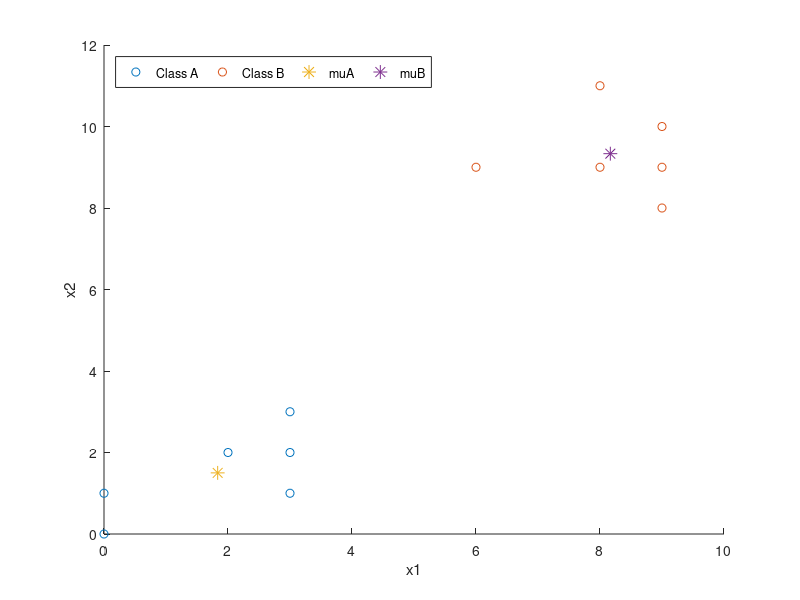
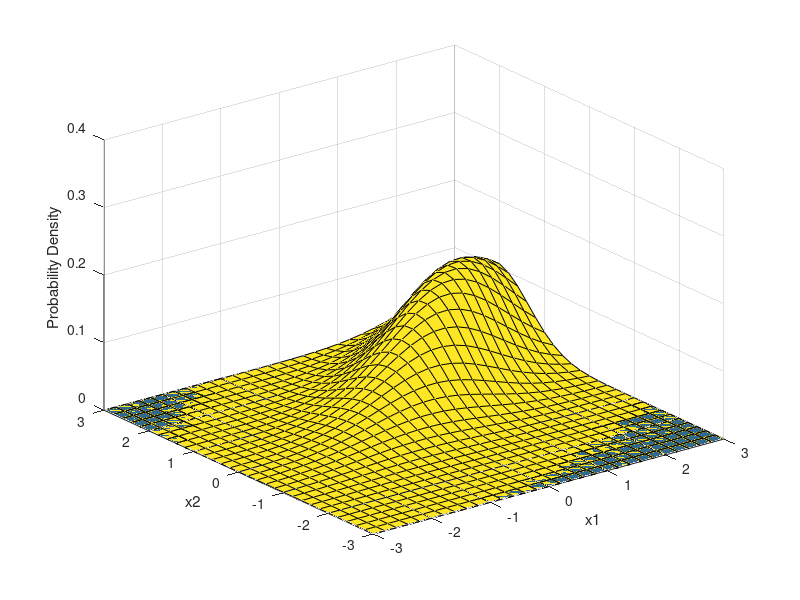
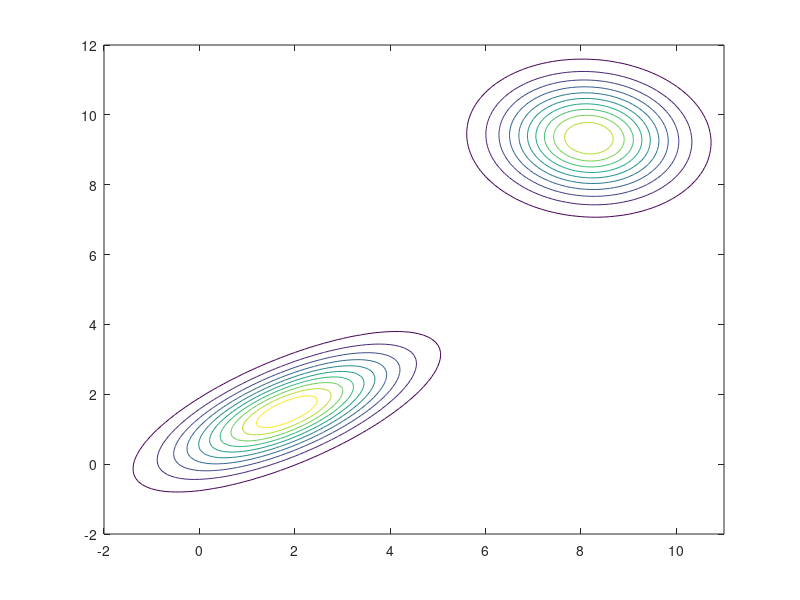

Recreate these plots in MATLAB, in order.
clear all;
%%%%%%%%%%%%%%%%%%%%%%%%%%%%%%%%%%%%%%%%%%%%%%%%%%%%
% DATA
PA=0.5;         % a priori probability of class A
PB=0.5;         % a priori probability of class A

a0 = [0;0];
a1 = [0;1];
a2 = [2;2];
a3 = [3;1];
a4 = [3;2];
a5 = [3;3];
A = [a0,a1,a2,a3,a4,a5]'; % concaterated 2-d data @class A

b0 = [6;9];
b1 = [8;9];
b2 = [9;8];
b3 = [9;9];
b4 = [9;10];
b5 = [8;11];
B = [b0,b1,b2,b3,b4,b5]'; % concaterated 2-d data @class B


xA = A(:,1);              %figure 2 plotting class A & B data
yA = A(:,2);
xB = B(:,1);
yB = B(:,2);
figure('Name','Class A & B data','NumberTitle','on');
scatter(xA,yA);
hold on
scatter(xB,yB);
xlabel('x1');
ylabel('x2');

%%%%%%%%%%%%%%%%%%%%%%%%%%%%%%%%%%%%%%%%%%%%%%%%%%%%%%%%%%%%%%%%%%%%%%%%%%
% Calculations
muA = mean(A)';         %arithmetic mean calc
muB = mean(B)';

xmuA=muA(1,1);          %figure 2 plotting mu values for classes A & B
ymuA=muA(2,1);
xmuB=muB(1,1);
ymuB=muB(2,1);

sz=100;
scatter(xmuA,ymuA,sz,'*');
scatter(xmuB,ymuB,sz,'*');
legend({'Class A','Class B', 'muA', 'muB'},'Location','northwest','Orientation','horizontal')
hold off


CovA = cov(A);          %joint covariance matrix calc in block form
CovB = cov(B);


DCA=det(CovA);      %Determinant calc for Covariance matrices A&B 
DCB=det(CovB);
DCAsqrt = DCA^0.5;
DCBsqrt = DCB^0.5;

pA=CovA(1,2)/(CovA(1,1)*CovA(2,2));
pB=CovA(1,2)/(CovA(1,1)*CovA(2,2));

% Calculating the coefficients for the discriminant function
% d(x)=gA(x)-gB(x)

C1 = (inv(CovA)*muA)';
C2 = (-0.5)*muA'*(inv(CovA)*muA) +log((PA)/(PB));
C3 = -(inv(CovB)*muB)';
C4 = 0.5*muB'*(inv(CovB))*muB;

%To calculate the decision area; we need: d(x)=0
%Defining a vector X=(xA xB)' the dimensions decrease to 1-D


%%%%%%%%%%%%%%%%%%%%%%%%%%%%%%%%%%%%%%%%%%%%%%%%%%%%%%%%%%%%%%%%%%%%%%%%%
x1 = -3:0.2:3;              % defining a meshgrid for figure 1
x2 = -3:0.2:3;
[X1,X2] = meshgrid(x1,x2);

X = [X1(:) X2(:)];
y1 = mvnpdf(X,muA',CovA);
y1 = reshape(y1,length(x2),length(x1));
y2 = mvnpdf(X,muB',CovB);
y2 = reshape(y2,length(x2),length(x1));

               %plotting the two probability density functions for classes A&B
figure('Name','pdf for classes A & B','NumberTitle','on');
surf(x1,x2,y1)
caxis([min(y1(:))-0.5*range(y1(:)),max(y1(:))])
hold on
surf(x1,x2,y2)
caxis([min(y2(:))-0.5*range(y2(:)),max(y2(:))])
axis([-3 3 -3 3 0 0.4])
xlabel('x1')
ylabel('x2')
zlabel('Probability Density')

figure('Name','contour for classes A & B','NumberTitle','on');
xx = -2:.1:11; %// x axis
yy = -2:.1:12; %// y axis

[XX YY] = meshgrid(xx,yy); %// all combinations of x, y
Z1 = mvnpdf([XX(:) YY(:)],muA',CovA); %// compute Gaussian pdf
Z1 = reshape(Z1,size(XX)); %// put into same size as X, Y
contour(XX,YY,Z1);
hold on
Z2 = mvnpdf([XX(:) YY(:)],muB',CovB); %// compute Gaussian pdf
Z2 = reshape(Z2,size(XX)); %// put into same size as X, Y
contour(XX,YY,Z2);
hold off

